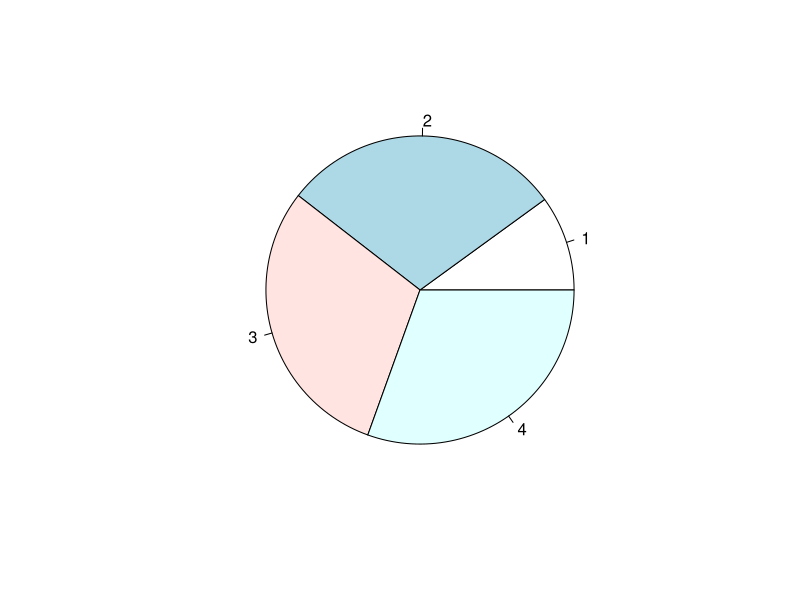

This figure's R source:
#x <-c(10,25,30,35)
x <-c(10,29.5,30,30.5)
pie(x)
#barplot(x)
#The goal of this exercise was to play around with the sizes of the categories and notice
#that it's easier to see differences in size in a bar chart than a pie.
